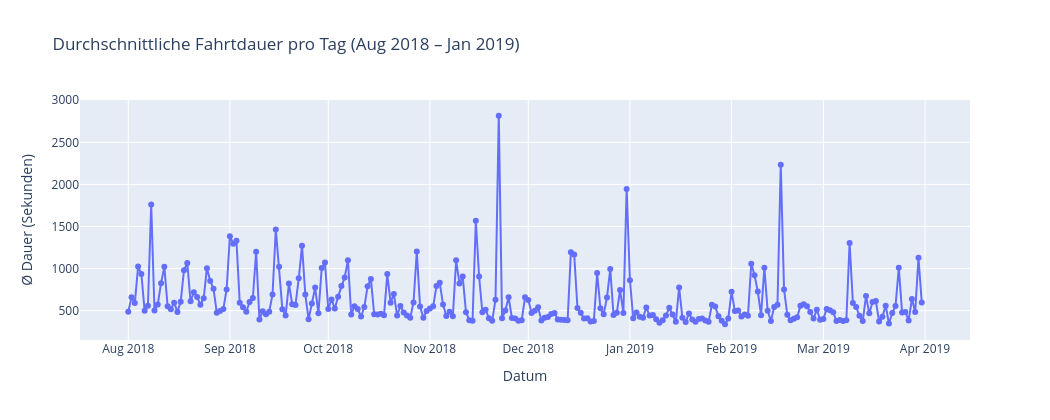

The cell this chart's notebook holds for it:
### Markdown cell above
## Insight 4 — Durchschnittliche Fahrtdauer über die Zeit

### Code cell
fig = px.line(
    df_daily,
    x="DATE_DAY",
    y="AVG_TRIP_DURATION_SECONDS",
    title="Durchschnittliche Fahrtdauer pro Tag (Aug 2018 – Jan 2019)",
    labels={"DATE_DAY": "Datum", "AVG_TRIP_DURATION_SECONDS": "Ø Dauer (Sekunden)"},
    markers=True
)
fig.update_layout(height=420, width=1050)
fig.show()

### Figure 1 — Plotly figure (JSON) as saved in the notebook; plotly's stock layout.template omitted (floating-point values rounded to 4 significant figures; data arrays with more than 128 entries replaced by an {"elided": "..."} marker saying what was removed)
{"data": [{"hovertemplate": "Datum=%{x}<br>Ø Dauer (Sekunden)=%{y}<extra></extra>", "legendgroup": "", "line": {"color": "#636efa", "dash": "solid"}, "marker": {"symbol": "circle"}, "mode": "lines+markers", "name": "", "orientation": "v", "showlegend": false, "type": "scatter", "x": {"elided": "243 str values"}, "xaxis": "x", "y": {"elided": "243 float values"}, "yaxis": "y"}], "layout": {"height": 420, "legend": {"tracegroupgap": 0}, "title": {"text": "Durchschnittliche Fahrtdauer pro Tag (Aug 2018 – Jan 2019)"}, "width": 1050, "xaxis": {"anchor": "y", "domain": [0, 1], "title": {"text": "Datum"}}, "yaxis": {"anchor": "x", "domain": [0, 1], "title": {"text": "Ø Dauer (Sekunden)"}}}}
